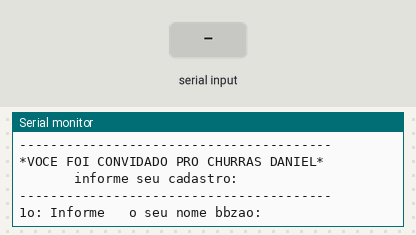
The sketch below on a simulated Arduino Uno, built with avr-gcc and run on an emulated ATmega328P. On the bench: the last lines printed to the serial monitor. Inputs (shaded band) come from the test bench.

Above: at 1.2 s.
1.3 s: "90,45\n" received over Serial
At 2.9 s:
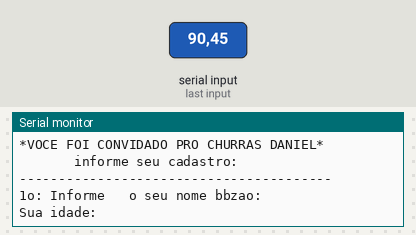
3.8 s: "30,150\n" received over Serial
At 4.6 s:
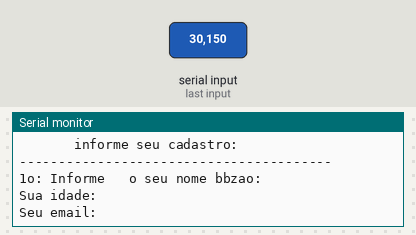

The sketch:

cadastro_de_usuario_vetores_1.ino
```cpp
// C++ code
//

String convidados[4];
 int idadeConvidados [4];
  String emailConvidados[4];

//Funções
void desenhaCabecalho(){
  Serial.println("----------------------------------------");
  Serial.println("*VOCE FOI CONVIDADO PRO CHURRAS DANIEL*");
  Serial.println("");
  Serial.println("       informe seu cadastro:   ");
  Serial.println("----------------------------------------");
  Serial.println("");
}


void setup()
{
  Serial.begin(9600);
}

void loop()
{

  desenhaCabecalho();//chama a função pra desenhar o cabeçalho

  //cadastrar os dados
  for(int i = 0; i < 2; i++){

  //solitar o nome do usuario
    Serial.println(String(i + 1) + "o: Informe   o seu nome bbzao:");
    while(!Serial.available());
    convidados[i] = Serial.readString();

  //solicitar a idade
    // forma de fazer Serial.println("Sua idade" + convidados[i] + ":");
    Serial.println("Sua idade:");
    while(!Serial.available());
    idadeConvidados[i] = Serial.parseInt();

  //solicitar o email
    Serial.println("Seu email:");
    while(!Serial.available());
    emailConvidados[i] = Serial.readString();
    Serial.println("");

  }//fim do for
  delay(2000);

  Serial.println("**CONVIDADOS ACEITOS**");
  Serial.println("           -           ");

  for(int i = 0; i < 2; i++){
   Serial.println("Nome: " + convidados[i]);
    Serial.println("Idade: " + String(idadeConvidados[i]));
    Serial.println("Email: " + emailConvidados[i]);
    Serial.println("Permissao para a festa: " +  String(idadeConvidados[i] >= 18 ? "OK" : "Menor de Idade"));

    Serial.println("----------");
    Serial.println();
      }

}//Fim do loop
                                                     /*Serial.println("Nome: " + convidados[i]);
                                                       Serial.println("Idade: " + String(idadeConvidados[i]));
                                                        Serial.println("Email: " + emailConvidados[i]);
                                                        Serial.println("------------");
                                                        if(idadeConvidados[i] >= 18){
                                                        Serial.println("So vem");
                                                         Serial.println("  -  ");
                                                        } else{
                                                        Serial.println("Nao vai ta podendo bbzao");*/
```

Measured:
- after the input at 1.3 s, the serial monitor: prints a new line after 1.0 s (image 1)
- after the input at 3.8 s, the serial monitor: prints a new line at once (image 2)
